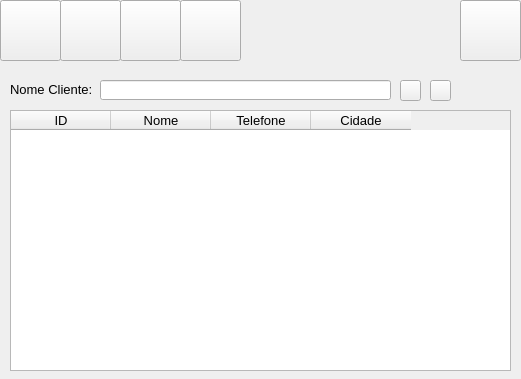
<?xml version="1.0" encoding="UTF-8"?>
<ui version="4.0">
 <class>Form</class>
 <widget class="QWidget" name="Form">
  <property name="geometry">
   <rect>
    <x>0</x>
    <y>0</y>
    <width>521</width>
    <height>379</height>
   </rect>
  </property>
  <property name="windowTitle">
   <string>Form</string>
  </property>
  <widget class="QPushButton" name="bt_adicionar">
   <property name="geometry">
    <rect>
     <x>0</x>
     <y>0</y>
     <width>61</width>
     <height>61</height>
    </rect>
   </property>
   <property name="toolTip">
    <string>&lt;html&gt;&lt;head/&gt;&lt;body&gt;&lt;p&gt;&lt;br/&gt;&lt;/p&gt;&lt;/body&gt;&lt;/html&gt;</string>
   </property>
   <property name="whatsThis">
    <string>&lt;html&gt;&lt;head/&gt;&lt;body&gt;&lt;p&gt;&lt;br/&gt;&lt;/p&gt;&lt;/body&gt;&lt;/html&gt;</string>
   </property>
   <property name="styleSheet">
    <string notr="true"/>
   </property>
   <property name="text">
    <string/>
   </property>
   <property name="icon">
    <iconset>
     <normaloff>../Icons/adicionar.png</normaloff>../Icons/adicionar.png</iconset>
   </property>
   <property name="iconSize">
    <size>
     <width>50</width>
     <height>50</height>
    </size>
   </property>
  </widget>
  <widget class="QPushButton" name="bt_alterar">
   <property name="geometry">
    <rect>
     <x>60</x>
     <y>0</y>
     <width>61</width>
     <height>61</height>
    </rect>
   </property>
   <property name="toolTip">
    <string>&lt;html&gt;&lt;head/&gt;&lt;body&gt;&lt;p&gt;&lt;br/&gt;&lt;/p&gt;&lt;/body&gt;&lt;/html&gt;</string>
   </property>
   <property name="whatsThis">
    <string>&lt;html&gt;&lt;head/&gt;&lt;body&gt;&lt;p&gt;&lt;br/&gt;&lt;/p&gt;&lt;/body&gt;&lt;/html&gt;</string>
   </property>
   <property name="styleSheet">
    <string notr="true"/>
   </property>
   <property name="text">
    <string/>
   </property>
   <property name="icon">
    <iconset>
     <normaloff>../Icons/alterar.png</normaloff>../Icons/alterar.png</iconset>
   </property>
   <property name="iconSize">
    <size>
     <width>50</width>
     <height>50</height>
    </size>
   </property>
  </widget>
  <widget class="QPushButton" name="bt_consultar">
   <property name="geometry">
    <rect>
     <x>120</x>
     <y>0</y>
     <width>61</width>
     <height>61</height>
    </rect>
   </property>
   <property name="toolTip">
    <string>&lt;html&gt;&lt;head/&gt;&lt;body&gt;&lt;p&gt;&lt;br/&gt;&lt;/p&gt;&lt;/body&gt;&lt;/html&gt;</string>
   </property>
   <property name="whatsThis">
    <string>&lt;html&gt;&lt;head/&gt;&lt;body&gt;&lt;p&gt;&lt;br/&gt;&lt;/p&gt;&lt;/body&gt;&lt;/html&gt;</string>
   </property>
   <property name="styleSheet">
    <string notr="true"/>
   </property>
   <property name="text">
    <string/>
   </property>
   <property name="icon">
    <iconset>
     <normaloff>../Icons/consultar.png</normaloff>../Icons/consultar.png</iconset>
   </property>
   <property name="iconSize">
    <size>
     <width>50</width>
     <height>50</height>
    </size>
   </property>
  </widget>
  <widget class="QPushButton" name="bt_excluir">
   <property name="geometry">
    <rect>
     <x>180</x>
     <y>0</y>
     <width>61</width>
     <height>61</height>
    </rect>
   </property>
   <property name="toolTip">
    <string>&lt;html&gt;&lt;head/&gt;&lt;body&gt;&lt;p&gt;&lt;br/&gt;&lt;/p&gt;&lt;/body&gt;&lt;/html&gt;</string>
   </property>
   <property name="whatsThis">
    <string>&lt;html&gt;&lt;head/&gt;&lt;body&gt;&lt;p&gt;&lt;br/&gt;&lt;/p&gt;&lt;/body&gt;&lt;/html&gt;</string>
   </property>
   <property name="styleSheet">
    <string notr="true"/>
   </property>
   <property name="text">
    <string/>
   </property>
   <property name="icon">
    <iconset>
     <normaloff>../Icons/excluir.png</normaloff>../Icons/excluir.png</iconset>
   </property>
   <property name="iconSize">
    <size>
     <width>50</width>
     <height>50</height>
    </size>
   </property>
  </widget>
  <widget class="QPushButton" name="bt_retornar">
   <property name="geometry">
    <rect>
     <x>460</x>
     <y>0</y>
     <width>61</width>
     <height>61</height>
    </rect>
   </property>
   <property name="toolTip">
    <string>&lt;html&gt;&lt;head/&gt;&lt;body&gt;&lt;p&gt;&lt;br/&gt;&lt;/p&gt;&lt;/body&gt;&lt;/html&gt;</string>
   </property>
   <property name="whatsThis">
    <string>&lt;html&gt;&lt;head/&gt;&lt;body&gt;&lt;p&gt;&lt;br/&gt;&lt;/p&gt;&lt;/body&gt;&lt;/html&gt;</string>
   </property>
   <property name="styleSheet">
    <string notr="true"/>
   </property>
   <property name="text">
    <string/>
   </property>
   <property name="icon">
    <iconset>
     <normaloff>../Icons/retornar.png</normaloff>../Icons/retornar.png</iconset>
   </property>
   <property name="iconSize">
    <size>
     <width>50</width>
     <height>50</height>
    </size>
   </property>
  </widget>
  <widget class="QPushButton" name="bt_pesquisar">
   <property name="geometry">
    <rect>
     <x>400</x>
     <y>80</y>
     <width>21</width>
     <height>21</height>
    </rect>
   </property>
   <property name="text">
    <string/>
   </property>
   <property name="icon">
    <iconset>
     <normaloff>../Icons/pesquisar.png</normaloff>../Icons/pesquisar.png</iconset>
   </property>
  </widget>
  <widget class="QTableWidget" name="tb_cliente">
   <property name="geometry">
    <rect>
     <x>10</x>
     <y>110</y>
     <width>501</width>
     <height>261</height>
    </rect>
   </property>
   <property name="font">
    <font>
     <pointsize>10</pointsize>
    </font>
   </property>
   <column>
    <property name="text">
     <string>ID</string>
    </property>
   </column>
   <column>
    <property name="text">
     <string>Nome</string>
    </property>
   </column>
   <column>
    <property name="text">
     <string>Telefone</string>
    </property>
   </column>
   <column>
    <property name="text">
     <string>Cidade</string>
    </property>
   </column>
  </widget>
  <widget class="QLabel" name="lb_nomeCliente">
   <property name="geometry">
    <rect>
     <x>10</x>
     <y>79</y>
     <width>91</width>
     <height>21</height>
    </rect>
   </property>
   <property name="font">
    <font>
     <pointsize>10</pointsize>
    </font>
   </property>
   <property name="text">
    <string>Nome Cliente:</string>
   </property>
  </widget>
  <widget class="QLineEdit" name="txt_nomeCliente">
   <property name="geometry">
    <rect>
     <x>100</x>
     <y>80</y>
     <width>291</width>
     <height>20</height>
    </rect>
   </property>
   <property name="font">
    <font>
     <pointsize>10</pointsize>
    </font>
   </property>
  </widget>
  <widget class="QPushButton" name="bt_pesquisarGeral">
   <property name="geometry">
    <rect>
     <x>430</x>
     <y>80</y>
     <width>21</width>
     <height>21</height>
    </rect>
   </property>
   <property name="text">
    <string/>
   </property>
   <property name="icon">
    <iconset>
     <normaloff>../Icons/filtro.png</normaloff>../Icons/filtro.png</iconset>
   </property>
  </widget>
 </widget>
 <resources/>
 <connections/>
</ui>
